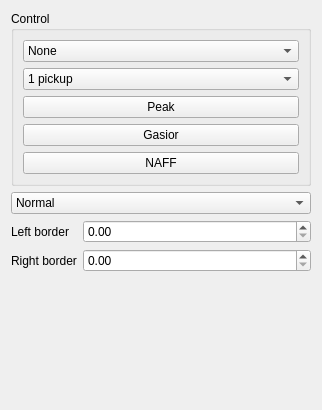
<?xml version="1.0" encoding="UTF-8"?>
<ui version="4.0">
 <class>Form</class>
 <widget class="QWidget" name="Form">
  <property name="geometry">
   <rect>
    <x>0</x>
    <y>0</y>
    <width>322</width>
    <height>410</height>
   </rect>
  </property>
  <property name="windowTitle">
   <string>Form</string>
  </property>
  <layout class="QVBoxLayout" name="verticalLayout_2">
   <item>
    <widget class="QGroupBox" name="groupBox">
     <property name="title">
      <string>Control</string>
     </property>
     <layout class="QVBoxLayout" name="verticalLayout">
      <item>
       <widget class="QComboBox" name="checkWindowBox">
        <item>
         <property name="text">
          <string>None</string>
         </property>
        </item>
        <item>
         <property name="text">
          <string>Hann</string>
         </property>
        </item>
        <item>
         <property name="text">
          <string>Hamming</string>
         </property>
        </item>
       </widget>
      </item>
      <item>
       <widget class="QComboBox" name="comboBox">
        <item>
         <property name="text">
          <string>1 pickup</string>
         </property>
        </item>
        <item>
         <property name="text">
          <string>2 pickup</string>
         </property>
        </item>
        <item>
         <property name="text">
          <string>3 pickup</string>
         </property>
        </item>
        <item>
         <property name="text">
          <string>4 pickup</string>
         </property>
        </item>
       </widget>
      </item>
      <item>
       <widget class="QPushButton" name="usePeakBtn">
        <property name="text">
         <string>Peak</string>
        </property>
        <property name="checkable">
         <bool>true</bool>
        </property>
        <attribute name="buttonGroup">
         <string notr="true">buttonGroup</string>
        </attribute>
       </widget>
      </item>
      <item>
       <widget class="QPushButton" name="useGassiorBtn">
        <property name="text">
         <string>Gasior</string>
        </property>
        <property name="checkable">
         <bool>true</bool>
        </property>
        <attribute name="buttonGroup">
         <string notr="true">buttonGroup</string>
        </attribute>
       </widget>
      </item>
      <item>
       <widget class="QPushButton" name="useNaffBtn">
        <property name="styleSheet">
         <string notr="true">selection-color: rgb(0, 255, 0);</string>
        </property>
        <property name="text">
         <string>NAFF</string>
        </property>
        <property name="checkable">
         <bool>true</bool>
        </property>
        <attribute name="buttonGroup">
         <string notr="true">buttonGroup</string>
        </attribute>
       </widget>
      </item>
     </layout>
    </widget>
   </item>
   <item>
    <widget class="QComboBox" name="scalingBox">
     <item>
      <property name="text">
       <string>Normal</string>
      </property>
     </item>
     <item>
      <property name="text">
       <string>Log_Y</string>
      </property>
     </item>
    </widget>
   </item>
   <item>
    <layout class="QFormLayout" name="formLayout">
     <item row="0" column="0">
      <widget class="QLabel" name="lb_label">
       <property name="text">
        <string>Left border</string>
       </property>
      </widget>
     </item>
     <item row="0" column="1">
      <widget class="QDoubleSpinBox" name="lboardSBox">
       <property name="maximum">
        <double>1.000000000000000</double>
       </property>
       <property name="singleStep">
        <double>0.010000000000000</double>
       </property>
      </widget>
     </item>
     <item row="1" column="0">
      <widget class="QLabel" name="rb_label">
       <property name="text">
        <string>Right border</string>
       </property>
      </widget>
     </item>
     <item row="1" column="1">
      <widget class="QDoubleSpinBox" name="rboardSBox">
       <property name="maximum">
        <double>1.000000000000000</double>
       </property>
       <property name="singleStep">
        <double>0.010000000000000</double>
       </property>
      </widget>
     </item>
    </layout>
   </item>
   <item>
    <spacer name="verticalSpacer">
     <property name="orientation">
      <enum>Qt::Vertical</enum>
     </property>
     <property name="sizeHint" stdset="0">
      <size>
       <width>20</width>
       <height>59</height>
      </size>
     </property>
    </spacer>
   </item>
  </layout>
 </widget>
 <resources/>
 <connections/>
 <buttongroups>
  <buttongroup name="buttonGroup"/>
 </buttongroups>
</ui>
